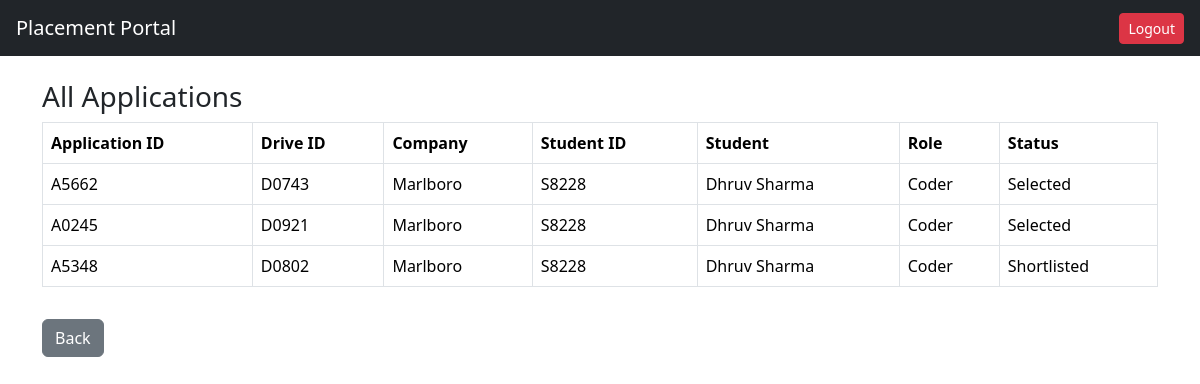
/admin/applications (signed in), run on an earlier commit of the app's database.
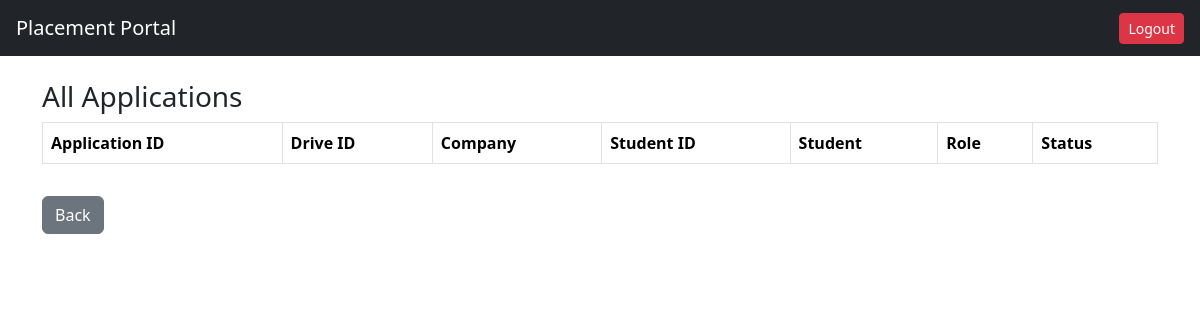
And on a later commit of the database.
### tables this page shows
CREATE TABLE application(
    id INTEGER PRIMARY KEY AUTOINCREMENT,
    application_uid TEXT,
    student_id INTEGER,
    drive_id INTEGER,
    status TEXT DEFAULT 'Applied',
    applied_on TEXT,
    UNIQUE(student_id, drive_id));

CREATE TABLE drive(
        id INTEGER PRIMARY KEY AUTOINCREMENT,
        drive_uid TEXT UNIQUE,
        company_id INTEGER,
        job_title TEXT,
        job_description TEXT,
        eligibility TEXT,
        deadline TEXT,
        status TEXT DEFAULT 'Pending'
    );

CREATE TABLE company(
    id INTEGER PRIMARY KEY AUTOINCREMENT,
    company_uid TEXT,
    company_name TEXT,
    hr_contact TEXT,
    email TEXT UNIQUE,
    password TEXT,
    website TEXT,
    description TEXT,
    approval_status TEXT DEFAULT 'Pending',
    is_active INTEGER DEFAULT 1
);

CREATE TABLE student(
        id INTEGER PRIMARY KEY AUTOINCREMENT,
        student_uid TEXT UNIQUE,
        name TEXT,
        email TEXT UNIQUE,
        password TEXT,
        phone TEXT,
        resume TEXT,
        is_active INTEGER DEFAULT 1
    );

### app.py (the view)
@app.route("/admin/applications")
def admin_applications():
    if session.get("role") != "admin":
        return redirect("/")
    conn = get_connection()
    applications = conn.execute("""
SELECT
application.application_uid,
drive.drive_uid,
student.student_uid,
student.name,
drive.job_title,
company.company_name,
application.status
FROM application
JOIN student ON student.id = application.student_id
JOIN drive ON drive.id = application.drive_id
JOIN company ON company.id = drive.company_id
""").fetchall()
    return render_template(
        "admin_applications.html",
        applications=applications
    )

### models.py (called while the page is built)
def get_connection():
    conn = sqlite3.connect(DATABASE)
    conn.row_factory = sqlite3.Row
    return conn

### templates/admin_applications.html
{% extends "base.html" %}
{% block content %}
<h3>All Applications</h3>
<table class="table table-bordered">
<tr>
<th>Application ID</th>
<th>Drive ID</th>
<th>Company</th>
<th>Student ID</th>
<th>Student</th>
<th>Role</th>
<th>Status</th>
</tr>
{% for a in applications %}
<tr>
<td>{{ a.application_uid }}</td>
<td>{{ a.drive_uid }}</td>
<td>{{ a.company_name }}</td>
<td>{{ a.student_uid }}</td>
<td>{{ a.name }}</td>
<td>{{ a.job_title }}</td>
<td>{{ a.status }}</td>
</tr>
{% endfor %}
</table>
<a href="/admin" class="btn btn-secondary mt-3">
Back
</a>
{% endblock %}

What changed in the data, as far as the page shows it:
removed application: application_uid "A5662", drive_uid "D0743", company_name "Marlboro", student_uid "S8228", name "Dhruv Sharma", job_title "Coder", status "Selected"
removed application: application_uid "A0245", drive_uid "D0921", company_name "Marlboro", student_uid "S8228", name "Dhruv Sharma", job_title "Coder", status "Selected"
removed application: application_uid "A5348", drive_uid "D0802", company_name "Marlboro", student_uid "S8228", name "Dhruv Sharma", job_title "Coder", status "Shortlisted"
